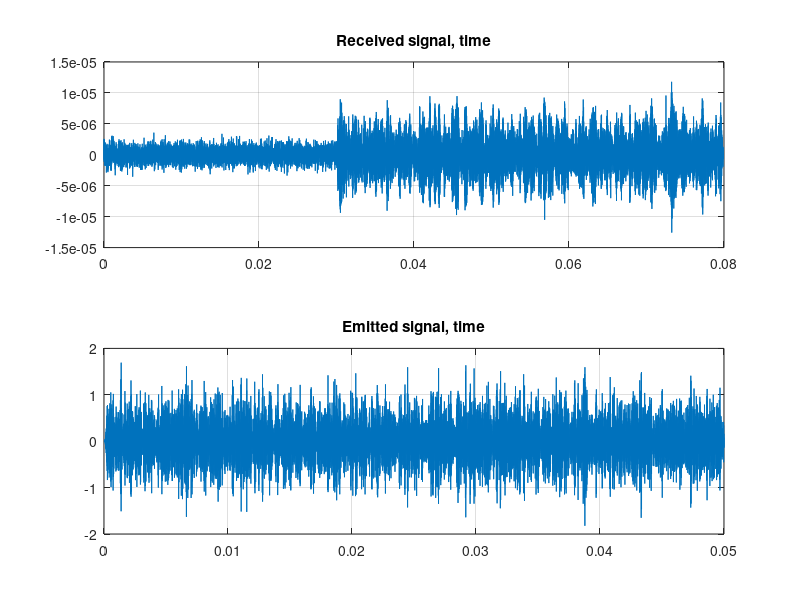
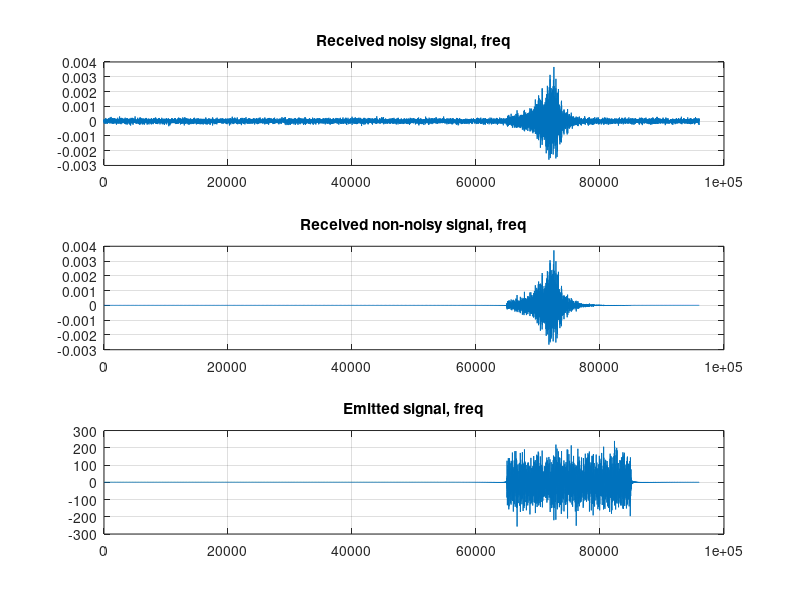

Source code (MATLAB) for these figures, in order: (Note: this script raises an error after producing the figures.)
clc
clear
close all

load("bubble+signal.mat"); %upload rx, tx from .mat file
rx_noise = load("single-bubble+noise.mat").rx; %rx
rx_nonoise = load("single-bubble-noise.mat").rx; %rx

fs = 192000;
tSig = 0.05; % in seconds
nSig = tSig * fs; % in samples
t = linspace(0, tSig, nSig);

nRxSeqLength = size(rx,1);
NFFT = 32768;
NBins = 16385; 

% Received signal
Rx_noise = fft(rx_noise, NFFT);
Rx_noise = Rx_noise(1:NBins, :);

Rx_nonoise = fft(rx_nonoise, NFFT);
Rx_nonoise = Rx_nonoise(1:NBins, :);

% Original signal
% tx signal to freq. domain
Tx = fft(tx, NFFT);
Tx = Tx(1:NBins, :);

tSim = linspace(0, nRxSeqLength/fs, nRxSeqLength);
figure;
subplot(211)
plot(tSim, rx_noise(:, 1));
grid on;
title('Received signal, time');
subplot(212)
plot(t, tx(:, 1));
grid on;
title('Emitted signal, time');

f = linspace(0, fs/2, NBins);
figure;
subplot(311)
plot(f, Rx_noise(:, 1));
grid on;
title('Received noisy signal, freq');
subplot(312)
plot(f, Rx_nonoise(:, 1));
grid on;
title('Received non-noisy signal, freq');
subplot(313)
plot(f, Tx(:, 1));
grid on;
title('Emitted signal, freq');


%% Goal: obtain the frequency response of the single bubble
% y = rx(end-nSig+1:end, 1); 
% x = tx; 
y = rx_nonoise(:,1); x = rx_noise(:,1); 
y = y(:); % reference signal
x = x(:); % signal with additive Gaussian noise
N = 7000; % filter order
[xest,b,MSE] = wienerFilt(x,y,N);
%% plot results

figure
subplot(311)
plot(tSim(N+1:end),x(N+1:end),'r')
hold on
plot(tSim(N+1:end),y(N+1:end),'k')
ylim([-1e-5,1e-5]);
title('Wiener filtering example')
legend('noisy signal','reference')
subplot(312)
plot(tSim(N+1:end),xest,'k')
ylim([-1e-5,1e-5]);
legend('estimated signal')
subplot(313)
plot(tSim(N+1:end),(x(N+1:end) - xest),'k')
legend('residue signal')
xlabel('time (s)')
ylim([-1e-5,1e-5]);

%% Functions
% https://de.mathworks.com/matlabcentral/fileexchange/71440-signal-separation-with-wiener-filtering
   
function [xest,B,MSE] = wienerFilt(x,y,N)
    X = 1/N .* fft(x(1:N));
    Y = 1/N .* fft(y(1:N));
    X = X(:);
    Y = Y(:);
    Rxx = N .* real(ifft(X .* conj(X))); % Autocorrelation function
    Rxy = N .* real(ifft(X .* conj(Y))); % Crosscorrelation function
    Rxx = toeplitz(Rxx);
    Rxy = Rxy';
    B = Rxy / Rxx; B = B(:); % Wiener-Hopf eq. B = inv(Rxx) Rxy
    xest = fftfilt(B,x);
    xest = xest(N+1:end); % cut first N samples due to distorsion during filtering operation
    MSE = mean(y(N+1:end) - xest) .^2; % mean squared error
end
